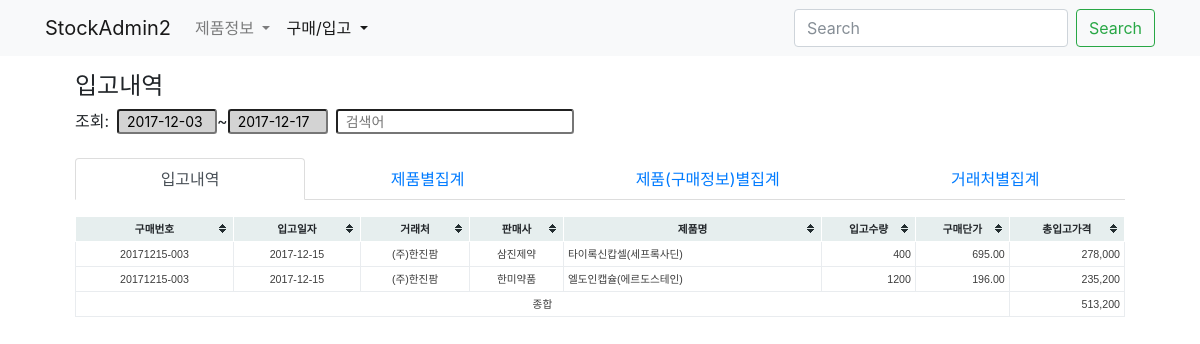
Before: /buy/stockrecord/agg/StockRecord/ with the older database file.
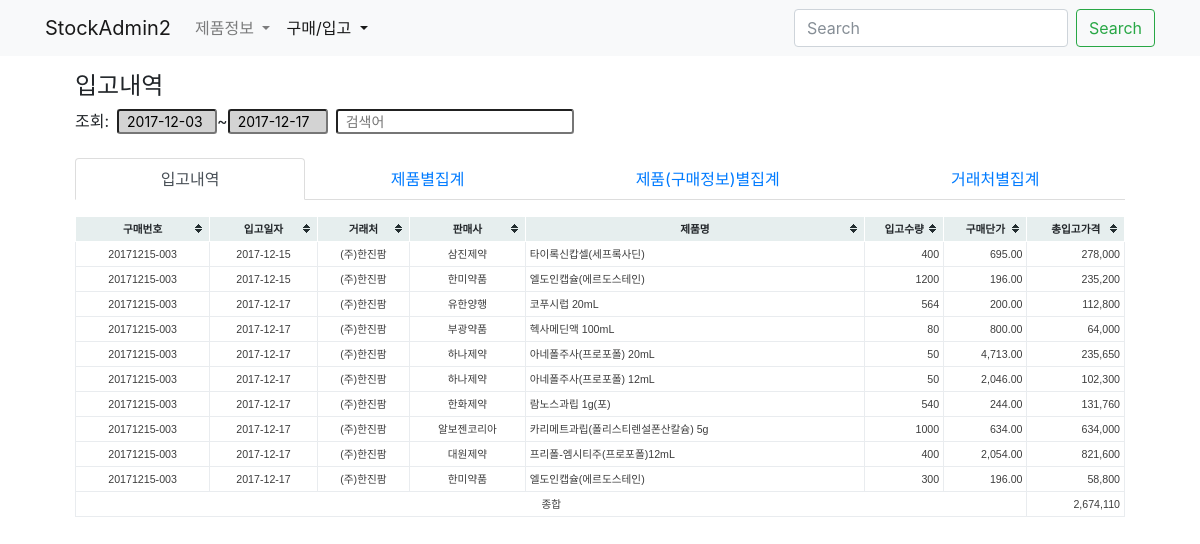
After: the same page with the newer database file.
### buy/models.py (models this page shows, shortened)
class StockRecord(models.Model):
    buyitem = models.ForeignKey(BuyItem, on_delete=models.CASCADE)
    date = models.DateField('입고일자', blank=True, null=True)
    amount = models.IntegerField('입고수량', default=0)
    updated = models.DateTimeField(auto_now=True)
    created = models.DateTimeField(auto_now_add=True)
    objects = StockRecordManager()
    class Meta:
        verbose_name_plural = '입고기록'
        verbose_name = '입고기록'
        ordering = '-buyitem__created',
    def __init__(self, *args, **kwargs):
        super(StockRecord, self).__init__(*args, **kwargs)
        self.old_amount  = self.amount

class BuyItem(models.Model):
    buy = models.ForeignKey(Buy, null=True, blank=True, on_delete=models.CASCADE)
    buyinfo = models.ForeignKey('product.BuyInfo', on_delete=models.CASCADE)
    amount = models.IntegerField('구매수량')
    comment = models.CharField('비고', max_length=50, blank=True)
    isend = models.BooleanField('구매종결', default=False)
    updated = models.DateTimeField(auto_now=True)
    created = models.DateTimeField(auto_now_add=True)
    class Meta:
        verbose_name = '구매품목'
        verbose_name_plural = '구매품목'
        unique_together = 'buy', 'buyinfo',
    def __init__(self, *args, **kwargs):
        super(BuyItem, self).__init__(*args, **kwargs)

class Buy(models.Model):
    slug = models.SlugField('구매번호', unique=True, blank=True, editable=False)
    commiter = models.ForeignKey(settings.AUTH_USER_MODEL, blank=True, null=True, on_delete=models.SET_NULL)
    date = models.DateField('구매일자', blank=True, default=timezone.now)
    iscart = models.BooleanField('카트인지', blank=True, default=False)
    updated = models.DateTimeField(auto_now=True)
    created = models.DateTimeField(auto_now_add=True)
    class Meta:
        verbose_name = '구매요청서'
        verbose_name_plural = '구매요청서'
        ordering = '-created',

### product/models.py (models this page shows, shortened)
class BuyInfo(BuyInfoMixin, models.Model):
    slug = models.SlugField('구매코드', unique=True, blank=True)
    product = models.ForeignKey(Product, on_delete=models.CASCADE)
    market = models.ForeignKey(Market, on_delete=models.CASCADE)
    date = models.DateField('시작일자', blank=True, default=timezone.now)
    price = models.DecimalField('구매가격', max_digits=50, decimal_places=2)
    active = models.BooleanField('사용중', default=True)
    updated = models.DateTimeField(auto_now=True)
    created = models.DateTimeField(auto_now_add=True)
    objects = BuyInfoManager()
    class Meta:
        verbose_name = '구매정보'
        verbose_name_plural = '구매정보'
        ordering = '-created',

class Market(models.Model):
    name = models.CharField('도매상명', max_length=50, unique=True)
    tel = models.CharField('전화', max_length=50, blank=True, null=True)
    fax = models.CharField('팩스', max_length=50, blank=True, null=True)
    email = models.EmailField('메일', blank=True, null=True)
    updated = models.DateTimeField(auto_now=True)
    created = models.DateTimeField(auto_now_add=True)
    objects = MarketManager()
    class Meta:
        verbose_name = '도매상'
        verbose_name_plural = '도매상'

class Product(models.Model):
    name = models.CharField('제품명', max_length=50, unique=True)
    code = models.CharField('제품코드', max_length=50, unique=True)
    company = models.CharField('판매사', max_length=50, blank=True)
    std_unit = models.CharField('제품규격', max_length=10, choices=zip(STD_UNITs, STD_UNITs))
    pkg_amount = models.IntegerField('포장수량', default=1)
    etc_class = models.CharField('기타구분', max_length=10, choices=zip(ETC_CLASS, ETC_CLASS), default='일반')
    updated = models.DateTimeField(auto_now=True)
    created = models.DateTimeField(auto_now_add=True)
    objects = ProductManager()
    class Meta:
        verbose_name = '제품'
        verbose_name_plural = '제품'
        ordering = '-created',

### buy/views.py (the view)
# urls.py: path('stockrecord/agg/<slug:type>/', StockRecordAggregateView.as_view(), name='stock-agg'),
class StockRecordAggregateView(ListView):
    model = StockRecord
    template_name = 'buy/stocked_agg.html'
    def get_context_data(self, **kwargs):
        pprint(dir(self.request.GET))
        print(self.request.GET.urlencode())
        context = super(StockRecordAggregateView, self).get_context_data(**kwargs)
        agg_type = self.kwargs.get('type')
        app_model_set = {
            'Market': 'product', 'Product': 'product',
            'BuyInfo': 'product', 'StockRecord': 'buy'
        }
        if agg_type in app_model_set:
            app_name = app_model_set.get(agg_type)
            model = apps.get_model(app_name, agg_type)
            qs = model.objects.all()
            filter_name='{}-StockRecord'.format(agg_type)
            qf = QueryFilter(self.request, queryset=qs, app_name=filter_name)
            qf.set_filter_form_to_context(context,
                date='date_filter_form',
                search='search_filter_form'
            )
            qs = qf.filter_by_date()
            qs = qf.filter_by_search(queryset=qs)
            anno = qs.annotate_stockrecord(aggset=True)
            context['object_list'] = anno['annoset']
            context['aggset'] = anno['aggset']
        return context

### core/filter/forms.py
class DateFilterForm(forms.Form):
    start_date = forms.DateField(initial=START_DATE_INI)
    end_date = forms.DateField(initial=END_DATE_INI)

class SearchFilterForm(forms.Form):
    search = forms.CharField(label='검색어', required=False)

### buy/managers.py (called while the page is built)
    def get_valid_set(self):
        return self.filter(amount__gt=0)

    def annotate_stockrecord(self, aggset=False):
        annoset = self.get_valid_set().annotate(
            buy_price=F('buyitem__buyinfo__price'),
            stocked_price_sum=Sum(
                F('buy_price')*F('amount'),
                output_field=IntegerField()
            ),
        )
        if aggset == False:
            return annoset
        aggset = annoset.aggregate(stocked_price_total=Sum('stocked_price_sum'))
        return {'annoset': annoset, 'aggset': aggset}

    def get_queryset(self):
        return StockRecordQuerySet(self.model, using=self._db)

### core/filter/views.py (called while the page is built)
    def get_date_filter_form(self):
        Form = self.form_classes['date']
        return Form(self.request.GET or None)

### buy/templates/buy/stocked_agg.html (shortened to what this page needs)
{% extends "buy/buy_base.html" %}
{% load humanize %}
{% load widget_tweaks %}
{% block buy_header %}
<div class="col-12 mb-4">
    <h4>입고내역</h4>
    {% include "buy/components/filter_form.html" with url='.' %}
</div>
<div class="col-12">
    {% include "buy/components/stock_nav.html" %}
</div>
{% endblock buy_header %}
{% block buy_content %}
{% url 'buy:stock-agg' 'Market' as market_url %}
{% url 'buy:stock-agg' 'Product' as product_url %}
{% url 'buy:stock-agg' 'BuyInfo' as buyinfo_url %}
{% url 'buy:stock-agg' 'StockRecord' as stockrecord_url %}
<div class="col-12">
{% if request.path == stockrecord_url %}
    <table class="tablesorter tablesorter-sortable table-bordered">
        <thead>
            <tr>
                <th>구매번호</th>
                <th>입고일자</th>
                <th>거래처</th>
                <th>판매사</th>
                <th>제품명</th>
                <th>입고수량</th>
                <th>구매단가</th>
                <th>총입고가격</th>
            </tr>
        </thead>
        <tbody>
            {% for object in object_list %}
            <tr>
                <td class="text-center">{{ object.buyitem.buy.slug }}</td>
                <td class="text-center">{{ object.date|date:"Y-m-d" }}</td>
                <td class="text-center">{{ object.buyitem.buyinfo.market.name }}</td>
                <td class="text-center">{{ object.buyitem.buyinfo.product.company }}</td>
                <td>{{ object.buyitem.buyinfo.product.name }}</td>
                <td class="text-right">{{ object.amount }}</td>
                <td class="text-right">{{ object.buyitem.buyinfo.price|intcomma }}</td>
                <td class="text-right">
                    {{ object.stocked_price_sum|intcomma }}
                </td>
            </tr>
            {% endfor %}
            <tr>
                <td class="text-center" colspan="7">종합</td>
                <td class="text-right">{{ aggset.stocked_price_total|intcomma }}</td>
            </tr>
        </tbody>
    </table>
{% endif %}
</div>
{% endblock buy_content %}

Changed rows visible on the page:
now on this page (row edited): StockRecord: buyitem.buy.slug "20171215-003", date "2017-12-17", buyitem.buyinfo.market.name "(주)한진팜", buyitem.buyinfo.product.company "유한양행", buyitem.buyinfo.product.name "코푸시럽 20mL", amount "564", buyitem.buyinfo.price "200.00", stocked_price_sum "112,800"
now on this page (row edited): StockRecord: buyitem.buy.slug "20171215-003", date "2017-12-17", buyitem.buyinfo.market.name "(주)한진팜", buyitem.buyinfo.product.company "부광약품", buyitem.buyinfo.product.name "헥사메딘액 100mL", amount "80", buyitem.buyinfo.price "800.00", stocked_price_sum "64,000"
now on this page (row edited): StockRecord: buyitem.buy.slug "20171215-003", date "2017-12-17", buyitem.buyinfo.market.name "(주)한진팜", buyitem.buyinfo.product.company "하나제약", buyitem.buyinfo.product.name "아네폴주사(프로포폴) 20mL", amount "50", buyitem.buyinfo.price "4,713.00", stocked_price_sum "235,650"
now on this page (row edited): StockRecord: buyitem.buy.slug "20171215-003", date "2017-12-17", buyitem.buyinfo.market.name "(주)한진팜", buyitem.buyinfo.product.company "하나제약", buyitem.buyinfo.product.name "아네폴주사(프로포폴) 12mL", amount "50", buyitem.buyinfo.price "2,046.00", stocked_price_sum "102,300"
now on this page (row edited): StockRecord: buyitem.buy.slug "20171215-003", date "2017-12-17", buyitem.buyinfo.market.name "(주)한진팜", buyitem.buyinfo.product.company "한화제약", buyitem.buyinfo.product.name "람노스과립 1g(포)", amount "540", buyitem.buyinfo.price "244.00", stocked_price_sum "131,760"
now on this page (row edited): StockRecord: buyitem.buy.slug "20171215-003", date "2017-12-17", buyitem.buyinfo.market.name "(주)한진팜", buyitem.buyinfo.product.company "알보젠코리아", buyitem.buyinfo.product.name "카리메트과립(폴리스티렌설폰산칼슘) 5g", amount "1000", buyitem.buyinfo.price "634.00", stocked_price_sum "634,000"
now on this page (row edited): StockRecord: buyitem.buy.slug "20171215-003", date "2017-12-17", buyitem.buyinfo.market.name "(주)한진팜", buyitem.buyinfo.product.company "대원제약", buyitem.buyinfo.product.name "프리폴-엠시티주(프로포폴)12mL", amount "400", buyitem.buyinfo.price "2,054.00", stocked_price_sum "821,600"
now on this page (row edited): StockRecord: buyitem.buy.slug "20171215-003", date "2017-12-17", buyitem.buyinfo.market.name "(주)한진팜", buyitem.buyinfo.product.company "한미약품", buyitem.buyinfo.product.name "엘도인캡슐(에르도스테인)", amount "300", buyitem.buyinfo.price "196.00", stocked_price_sum "58,800"
Other visible differences:
{{ aggset.stocked_price_total|intcomma }}: "513,200" → "2,674,110"
